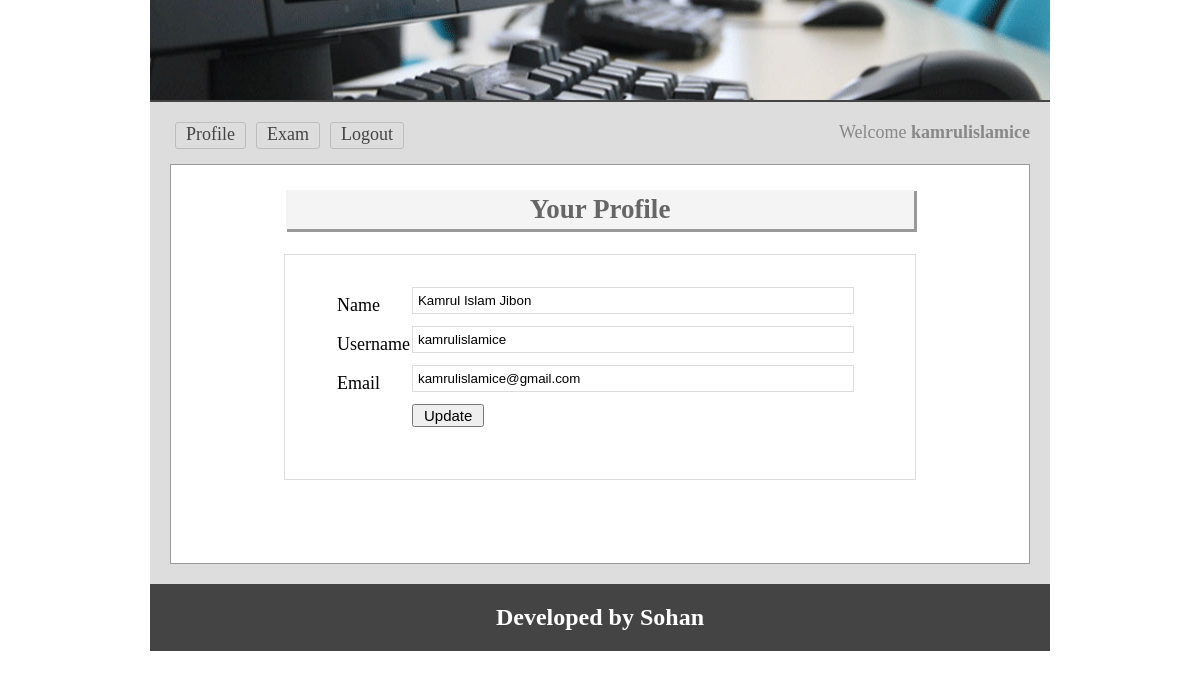
The app's page /profile.php (signed in) with its own data.
### tables this page shows
CREATE TABLE `user` (
  `userId` int(11) NOT NULL,
  `name` varchar(100) NOT NULL,
  `username` varchar(255) NOT NULL,
  `password` varchar(32) NOT NULL,
  `email` varchar(55) NOT NULL,
  `status` int(11) NOT NULL
);

### classes/User.php (called while the page is built, shortened)
 <?php
	$filepath = realpath(dirname(__FILE__));
	include_once ($filepath.'/../lib/Session.php');
	include_once ($filepath.'/../lib/Database.php');
	class User{
		private $db;
		function __construct(){
			$this->db = new Database();
		}
		public function getUserData($userid){
			$query = "SELECT * FROM user WHERE userId = '$userid'";
			$result = $this->db->select($query);
			return $result;
		}
	}
?>

### lib/Database.php (called while the page is built, shortened)
<?php
Class Database{
	public $host   = DB_HOST;
	public $user   = DB_USER;
	public $pass   = DB_PASS;
	public $dbname = DB_NAME;
	public $link;
	private function connectDB(){
	$this->link = new mysqli($this->host, $this->user, $this->pass, $this->dbname);
 }
	public function select($query){
		$result = $this->link->query($query) or die($this->link->error.__LINE__);
		if($result->num_rows > 0){
			return $result;
		} else {
			return false;
		}
	}
}

### lib/Session.php (called while the page is built, shortened)
<?php
class Session{
	 public static function get($key){
	 	if (isset($_SESSION[$key])) {
	 		return $_SESSION[$key];
	 	} else {
	 		return false;
	 	}
	 }
}
?>

### profile.php (the view, shortened to what this page needs)
<?php include 'inc/header.php'; ?>
<?php
	$userid = Session::get("userId");
?>
<div class="main">
	<h1>Your Profile</h1>
	<div class="profile">
		<form action="" method="post">
			<?php
				$getUserData = $usr->getUserData($userid);
				if ($getUserData) {
					while ($row = $getUserData->fetch_assoc()) {
			?>
			<table class="tbl">
				<tr>
				   <td>Name</td>
				   <td><input name="name" type="text" value="<?php echo $row['name'] ?>" /></td>
				 </tr>
				 <tr>
				   <td>Username</td>
				   <td><input name="username" type="text" value="<?php echo $row['username'] ?>"></td>
				 </tr>
				<tr>
				   <td>Email</td>
				   <td><input name="email" type="text" value="<?php echo $row['email'] ?>"></td>
				 </tr>
				  <tr>
				  <td></td>
				   <td><input type="submit" value="Update">
				   </td>
				 </tr>
	       </table>
	   <?php } } ?>
		</form>
	</div>
</div>
<?php include 'inc/footer.php'; ?>

### css/main.css (style rules this page uses)
* { margin:0;padding:0;outline:none }
body { font-family:verdana }
input[type="text"], input[type="password"] { border: 1px solid #ddd; margin-bottom: 10px; padding: 5px; width: 238px; }
input[type="submit"] { cursor: pointer; font-size: 15px; padding: 1px 10px; }
.main { background: #fff none repeat scroll 0 0; border: 1px solid #999; margin-top: 10px; min-height: 368px; padding: 15px; width: 828px; }
.main h1 { background: #f4f4f4 none repeat scroll 0 0; box-shadow: 2px 2px 0 1px #999; color: #666; margin: 10px auto 25px; padding: 4px; text-align: center; width: 620px; }

### profile.php (style rules this page uses)
.profile { width: 530px; margin: 0 auto; border: 1px solid #ddd; padding: 30px 50px 50px; }
input[type="text"], input[type="password"] { border: 1px solid #ddd; margin-bottom: 10px; padding: 5px; width: 430px; }

### records on screen
user: name "Kamrul Islam Jibon", username "kamrulislamice", email "kamrulislamice@gmail.com"

### other values on screen
Session::get("username") "kamrulislamice"
